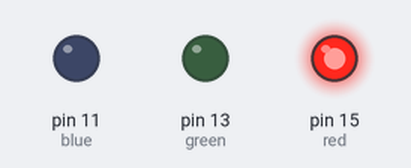
The program below on a simulated Raspberry Pi (header pin numbers). Parts: output pins drawn as LEDs (lit = HIGH). At 15.0 s the program stops and its outputs stay as they are.

Above: at 0.2 s.
At 3.2 s:
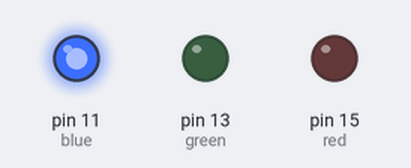
At 5.7 s:
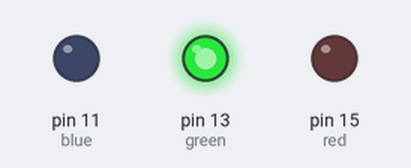
Timing chart, 0 to 6.9 s (numbered marks = the images above):
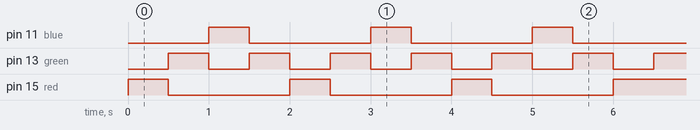

The program:

3-leds.py
```python
import time
import RPi.GPIO as GPIO
GPIO.setmode(GPIO.BOARD)

red=15
green=13
blue=11

GPIO.setup(red,GPIO.OUT)
GPIO.setup(green,GPIO.OUT)
GPIO.setup(blue,GPIO.OUT)
s=0.5
for x in range (0,3):

    GPIO.output(red,True)
    time.sleep(s)
    GPIO.output(red,False)

    GPIO.output(green,True)
    time.sleep(s)
    GPIO.output(green,False)

    GPIO.output(blue,True)
    time.sleep(s)
    GPIO.output(blue,False)

    GPIO.output(green,True)
    time.sleep(s)
    GPIO.output(green,False)

for x in range (0,3):

    GPIO.output(red,True)
    time.sleep(s)
    GPIO.output(green,True)
    time.sleep(s)
    GPIO.output(blue,True)
    time.sleep(s)

    GPIO.output(red,False)
    time.sleep(s)
    GPIO.output(green,False)
    time.sleep(s)
    GPIO.output(blue,False)
    time.sleep(s)


GPIO.cleanup()
```

Measured:
- by itself, pin 11 (blue), pin 13 (green), pin 15 (red): repeats every 3.0 s: HIGH 1.5 s, LOW 1.5 s
